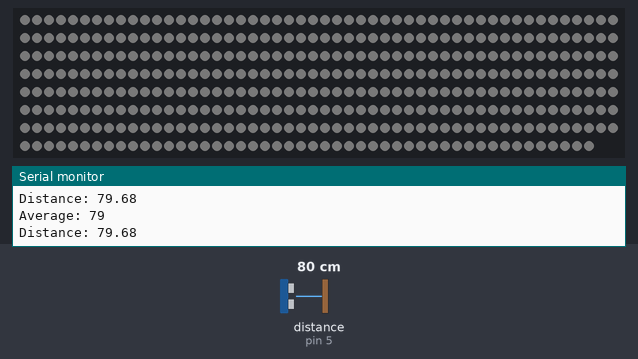
Simulated run of this sketch. Board: Arduino Uno, built with avr-gcc and run on an emulated ATmega328P. Parts: 398 RGB LEDs in strip order, left to right, continuing on the next row, the last lines printed to the serial monitor. Wiring (inferred from the names in the program): ultrasonic range finder: trigger pin 6; echo pin 5. The inputs (shaded band) are chosen by the test bench; at power-on: distance to the obstacle (sensor on pin 5) 80 cm. The echo pulse lasts 58.3 µs per cm; dim RGB values are drawn brighter than linear.

Above: at 1.2 s.
1.3 s: distance to the obstacle (sensor on pin 5) set to 250 cm
2.8 s: distance to the obstacle (sensor on pin 5) set to 2 cm
At 4.1 s:
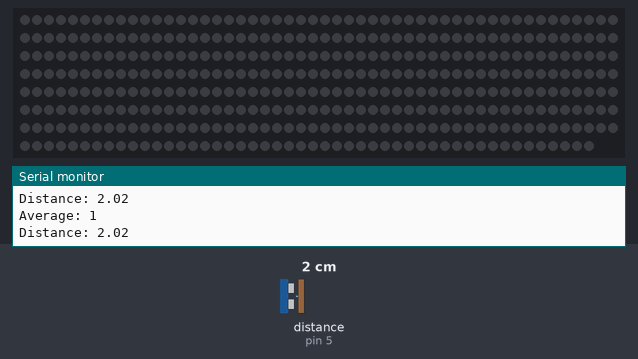
4.3 s: distance to the obstacle (sensor on pin 5) set to 299 cm
At 6.1 s:
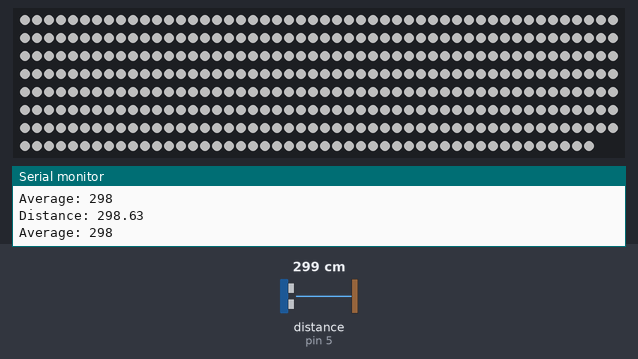
6.3 s: distance to the obstacle (sensor on pin 5) set to 60 cm
7.8 s: distance to the obstacle (sensor on pin 5) set to 9 cm
At 8.6 s:
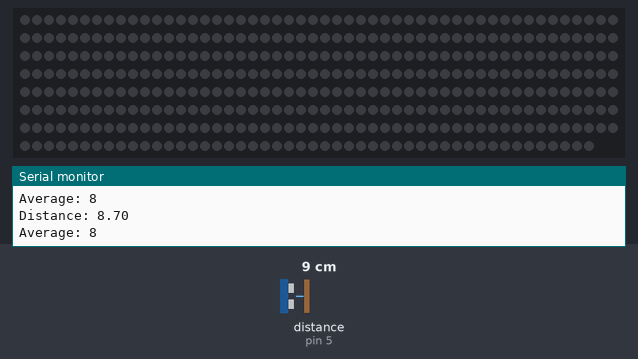

Measured:
- after the input at 4.3 s, the LEDs: first change after 0.21 s (image 2 shows a later state)
- after the input at 7.8 s, the LEDs: change after 0.06 s (image 3)

The sketch:

Brightness-Bat-00CGPT.ino
```cpp
#include <Adafruit_NeoPixel.h>
#ifdef __AVR__
#include <avr/power.h>  // Requerido para Adafruit Trinket 16 MHz
#endif

// Configuración de NeoPixel
#define LED_PIN 9
#define LED_COUNT 398
#define BRIGHTNESS 80  // Brillo inicial (máximo = 255)
float distance;
// Configuración del sensor ultrasónico
const int trigPin = 6;
const int echoPin = 5;

// Configuración de suavizado
const int numReadings = 20;
const int MAX_DISTANCE = 300;  // Distancia máxima en cm para mapear

// Variables globales
Adafruit_NeoPixel strip(LED_COUNT, LED_PIN, NEO_GRBW + NEO_KHZ800);
int readings[numReadings] = {0};
int readIndex = 0;
int total = 0;
int average = 0;

void setup() {
  // Inicialización de Serial y pines
  Serial.begin(9600);
  pinMode(trigPin, OUTPUT);
  pinMode(echoPin, INPUT);

  // Inicialización de la tira LED
  strip.begin();
  strip.show();
  strip.setBrightness(BRIGHTNESS);

  // Inicializar las lecturas a 0
  for (int i = 0; i < numReadings; i++) {
    readings[i] = 0;
  }

#if defined(__AVR_ATtiny85__) && (F_CPU == 16000000)
  clock_prescale_set(clock_div_1);  // Solo para Trinket 5V 16 MHz
#endif
}

void loop() {
  // Obtener la distancia del sensor ultrasónico
 distance = getDistance();
  Serial.print("Distance: ");
  Serial.println(distance);

  // Actualizar el promedio suavizado
  average = getSmoothedDistance(distance);
  Serial.print("Average: ");
  Serial.println(average);

  // Mapear la distancia a un valor de brillo
  int brightness = map(constrain(average, 0, MAX_DISTANCE), 0, MAX_DISTANCE, 0, 255);

  // Actualizar los LEDs
  updateLEDs(brightness);

  delay(10);  // Breve pausa
}

// Función para obtener la distancia del sensor ultrasónico
float getDistance() {
  digitalWrite(trigPin, LOW);
  delayMicroseconds(2);
  digitalWrite(trigPin, HIGH);
  delayMicroseconds(10);
  digitalWrite(trigPin, LOW);

  float duration = pulseIn(echoPin, HIGH);
  return (duration * 0.0343) / 2;  // Convertir a distancia en cm
}

// Función para calcular el promedio suavizado
int getSmoothedDistance(float distance) {
  total -= readings[readIndex];         // Restar la lectura antigua
  readings[readIndex] = distance;       // Agregar la nueva lectura
  total += readings[readIndex];         // Sumar la nueva lectura
  readIndex = (readIndex + 1) % numReadings;  // Avanzar el índice (circular)
  return total / numReadings;           // Retornar el promedio
}

// Función para actualizar los LEDs
void updateLEDs(int brightness) {
  strip.fill(strip.Color(0, 0, 0, strip.gamma8(brightness)));
  strip.show();
}
```
